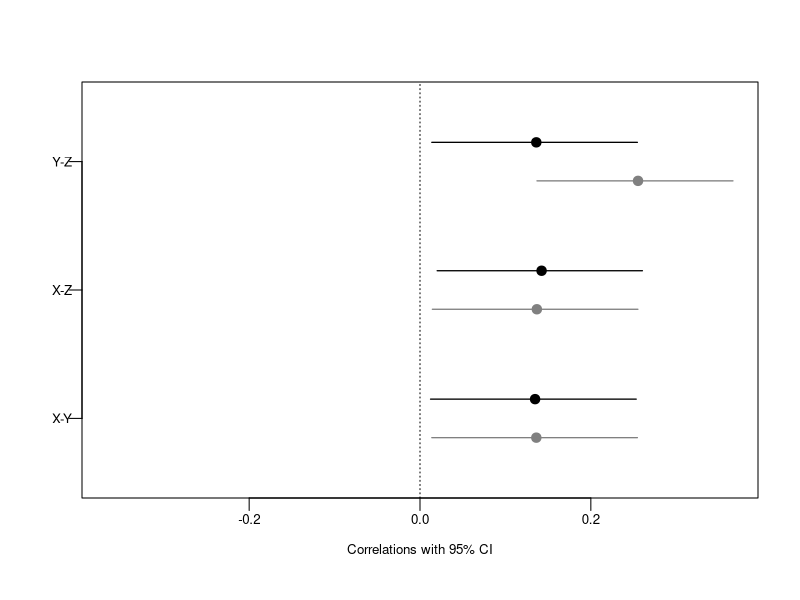

The R source for this figure:
## ---- chunk 1
knitr::opts_chunk$set(echo = F)

# required package(s)
library(psych)      # mainly for correlation analysis
library(robustbase) # mainly for robust regression

# required functions

# if possible, rather than sourcing often used functions via 'source()', embed 
# them via copy/paste to ensure that the functions are available right away, 
# which is especially helpful when you share your code along with your data  

# returning coefficients in APA style
apa.coef <- function(coef, gt1 = T, digits = 2, pval = F) { 
  if (gt1 == T) {
    coef = format(round(coef, digits = digits), nsmall = digits)
  } else if (gt1 == F) {
    coef = sub('0.', '.', format(round(coef, digits = digits), nsmall = digits))
  }
  if (pval == T) {
    if (coef == '.000') {
      coef = '< .001'
    } else {
      coef = paste('=', coef)
    }
  }
  return(coef)
}

# reporting correlations in APA-style (simple version)
apa.cor <- function(df, method = 'pearson') { 
  ct = corr.test(df)$ci
  r.ci = sub('0.', '.', format(round(ct[1, 1:3], digits = 2), nsmall = 2))
  pval = sub('0.', '.', format(round(ct[1, 4], digits = 3), nsmall = 3))
  if (pval == '.000') {
    pval = '< .001'
  } else {
    pval = paste('=', pval)
  }
  out = paste0('_r_ = ', r.ci[2], ', 95% CI [', r.ci[1], ', ', r.ci[3], '], _p_ ', pval)
  return(out)
}

# function for extracting and formatting correlation information for use in manuscript, i.e.,
# effect size classification according to Hemphill (2003) or Cohen (1988) and correlation
# coefficients (Pearson or Spearman) together with their 95% CI 
apa_print.corr.test <- function(df, method = "pearson", classify = "gignac") {
  ci = corr.test(df, method = method)$ci
  out = NULL
  for (i in 1:nrow(ci)) {
    if (classify == "gignac") {
      if (ci$r[i] < .2) {
        es = "small"
      } else if (ci$r[i] >= .2 & ci$r[i] <= .3) {
        es = "medium"
      } else {
        es = "large"
      }
    } else if (classify == "cohen") {
      if (ci$r[i] < .3) {
        es = "small"
      } else if (ci$r[i] >= .5 & ci$r[i] <= .5) {
        es = "medium"
      } else {
        es = "large"
      }
    }
    r = sub("[0]+", "", format(round(ci$r[i], 2), nsmall = 2))
    # format p-value
    if (ci$p[i] > .001) {
      p = paste("_p_ = ", sub("[0]+", "", format(round(ci$p[i], 3), nsmall = 3)), sep = "")
    } else {
      p = "_p_ < .001"
    }
    # format ci
    CI = sub("[0]+", "", format(round(c(ci$lower[i], ci$upper[i]), 2), nsmall = 2))
    CI = paste("95% CI [", CI[1], ", ", CI[2], "]", sep = "")
    if (method == "pearson") {
      summary = paste("_r_ = ", r, ", ", CI, sep = "")
      full.summary = paste("_r_ = ", r, ", ", CI, ", ", p, sep = "")
    } else if (method == "spearman") {
      summary = paste("_r~s~_ = ", r, ", ", CI, sep = "")
      full.summary = paste("_r~s~_ = ", r, ", ", CI, ", ", p, sep = "")
    }
    out = rbind(out, c(es, summary, full.summary))
  }
  colnames(out) = c("es", "rs", "rsp")
  rownames(out) = sub("-", ".", rownames(ci))
  return(as.data.frame(out))
}

# function for normalizing data 
normalize.gen <- function(data, whichFormula = 2, whichMeanSD = 1) {
  # normalizes data using one of the formulae:
  #
  # 1 = Van der Waerden (1952): r * / (n + 1)
  # 2 = Blom (1954):           (r - 3/8) / (n + 1/4) (default)
  # 3 = Bliss (1956; Rankit):  (r - 1/2) / n
  # 4 = Tukey (1962):          (r - 1/3) / (n + 1/3)
  #
  # Ties will be treated as average, and the output will be rescaled
  # to have mean = 0 and sd = 1, if you enter 1 for whichMeanSD (default);
  # if you want to keep the mean and sd of the original variable, enter 0.
  
  normalize = function(data, normalize.formula = whichFormula, mean0.sd1 = whichMeanSD) {
    r = rank(data, na.last = "keep", ties.method = ("average"))
    n = sum(!is.na(r))
    
    if (normalize.formula == 1)
      x = r / (n + 1)
    if (normalize.formula == 2)
      x = (r - 3 / 8) / (n + 1 / 4)
    if (normalize.formula == 3)
      x = (r - 1 / 2) / n
    if (normalize.formula == 4)
      x = (r - 1 / 3) / (n + 1 / 3)
    
    if (mean0.sd1 == 1)
      normal = qnorm(x, mean = 0, sd = 1, lower.tail = TRUE, log.p = FALSE)
    else
      normal = qnorm(x, mean = mean(data,na.rm = T), sd = sd(data,na.rm = T), lower.tail = TRUE, log.p = FALSE)
  }
  
  if (class(data) == "numeric") { 
    normal = normalize(data, whichFormula, whichMeanSD)
  } else {
    normal = NULL
    for (i in 1:dim(data)[2]) {
      normal = cbind(normal, normalize(data[,i], whichFormula, whichMeanSD))
    }
    colnames(normal) = names(data)
  }
  
  return(as.data.frame(normal))
  
}

# function for applying shapiro.test to all cols of a df
sw <- function(df) { 
  out = NULL
  for (i in 1:ncol(df)) {
    out = c(out, shapiro.test(df[,i])$p.value)
  }
  return(out)
}

## ---- chunk 2
# set seed for reproducible results
set.seed(1)

# simulate data
n = 256
X = rnorm(n)
Y = .2*X + rnorm(n)
Z = .2*X + .2*Y + rnorm(n)

outliers = sort(sample(1:256, 4, replace = F))
Y[outliers] = runif(4, 3.75, 4.25)
Z[outliers] = runif(4, 3.75, 4.25)

df = data.frame(X, Y, Z)

# get descriptives
descriptives = describe(df)[, c(3:5, 13, 8:9, 11:12)] # drop some unnecessary output and rearrange cols

# add results from shapiro.tests
descriptives$shapiro.p = sw(df)

# add (arbitrary) alphas
descriptives$alpha = c(.82, .76, .79)

# determine whether and which variables deviate from univariate normality and enclose the into $$ for LaTeX output
which.normal = paste('$', rownames(descriptives)[which(descriptives$shapiro.p > .2)], '$', sep = '')
which.nonnormal = paste('$', rownames(descriptives)[which(descriptives$shapiro.p < .2)], '$', sep = '')

# determine whether there are one or two normally, or non-normally, resp., distributed variables 
report.normal = report.nonnormal = 'variable'

if (length(which.normal) > 1) {
  which.normal  = paste(which.normal, collapse = " and ")
  report.normal = 'variables'
}
if (length(which.nonnormal) > 1) {
  which.nonnormal  = paste(which.nonnormal, collapse = " and ")
  report.nonnormal = 'variables'
}

# assess multivariate normality

mardia.df = mardia(df, plot = F)
# generate text elements to report test results
if (mardia.df$p.skew > .2 | mardia.df$p.kurt > .2) {
  report.mardia = 'no'
} else {
  report.mardia = 'a'
}

# determine whether standard of robust tests are to be performed
if (any(descriptives$shapiro.p < .2) | mardia.df$p.skew < .2 | mardia.df$p.kurt < .2 ) {
  distribution = 'non-normal'
  correlation = 'Spearman'
  alternative = 'Pearson'
  cap.1 = 'Correlations of the variables of interest with their 95% confidence intervals. Spearman correlations printed in black, Pearson correlations printed in grey.' 
} else {
  distribution = 'normal'
  correlation = 'Pearson'
  alternative = 'Spearman'
  cap.1 = 'Correlations of the variables of interest with their 95% confidence intervals. Pearson correlations printed in black, Spearman correlations printed in grey.'
}

ct1 = corr.test(df, method = tolower(correlation))
ct2 = corr.test(df, method = tolower(alternative))

## ---- chunk 3
x.max = abs(max(rbind(ct1$ci[, c(1, 3)], ct2$ci[, c(1, 3)])))
par(mgp = c(2, .5, 0), cex.axis = .8, cex.lab = .8, tck = -.03)
plot(c(-x.max, x.max), c(1, 3), type = "n", ylim = c(.5, 3.5), xlab = 'Correlations with 95% CI', ylab = "", yaxt = "n")
axis(2, at = 1:3, rownames(ct1$ci), las = 1)
abline(v = 0, lty = 3)
matlines(t(ct1$ci[, c(1, 3)]), t(matrix(rep(1:3 + .15, 2), ncol = 2)), lty = 1, lwd = 1.25, col = 1)
points(ct1$ci[, 2], 1:3 + .15, pch = 19, cex = 1.25)
matlines(t(ct2$ci[, c(1, 3)]), t(matrix(rep(1:3 - .15, 2), ncol = 2)), lty = 1, lwd = 1.25, col = grey(.5)
)
points(ct2$ci[, 2], 1:3 - .15,  pch = 19, cex = 1.25, col = grey(.5))
